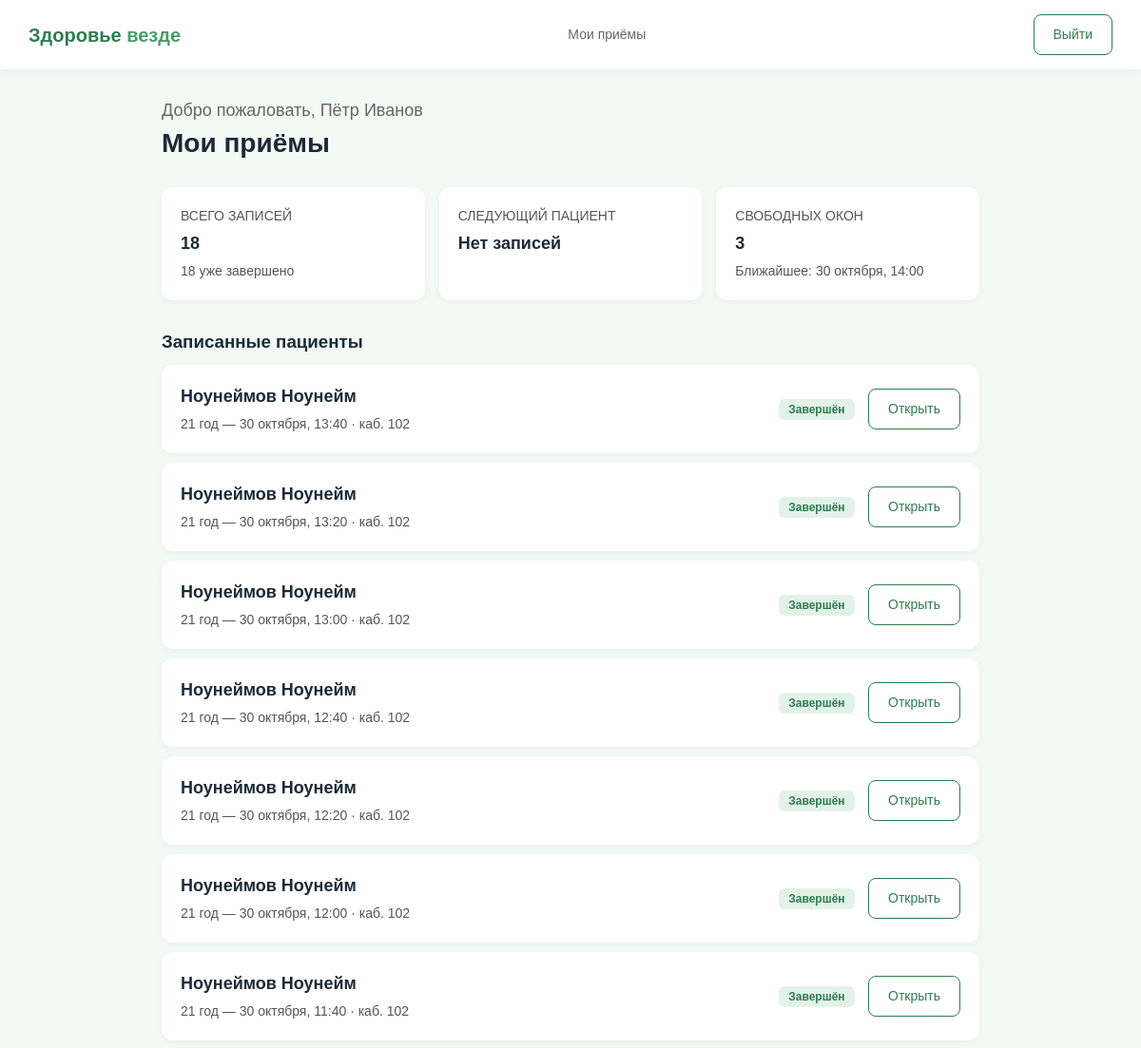
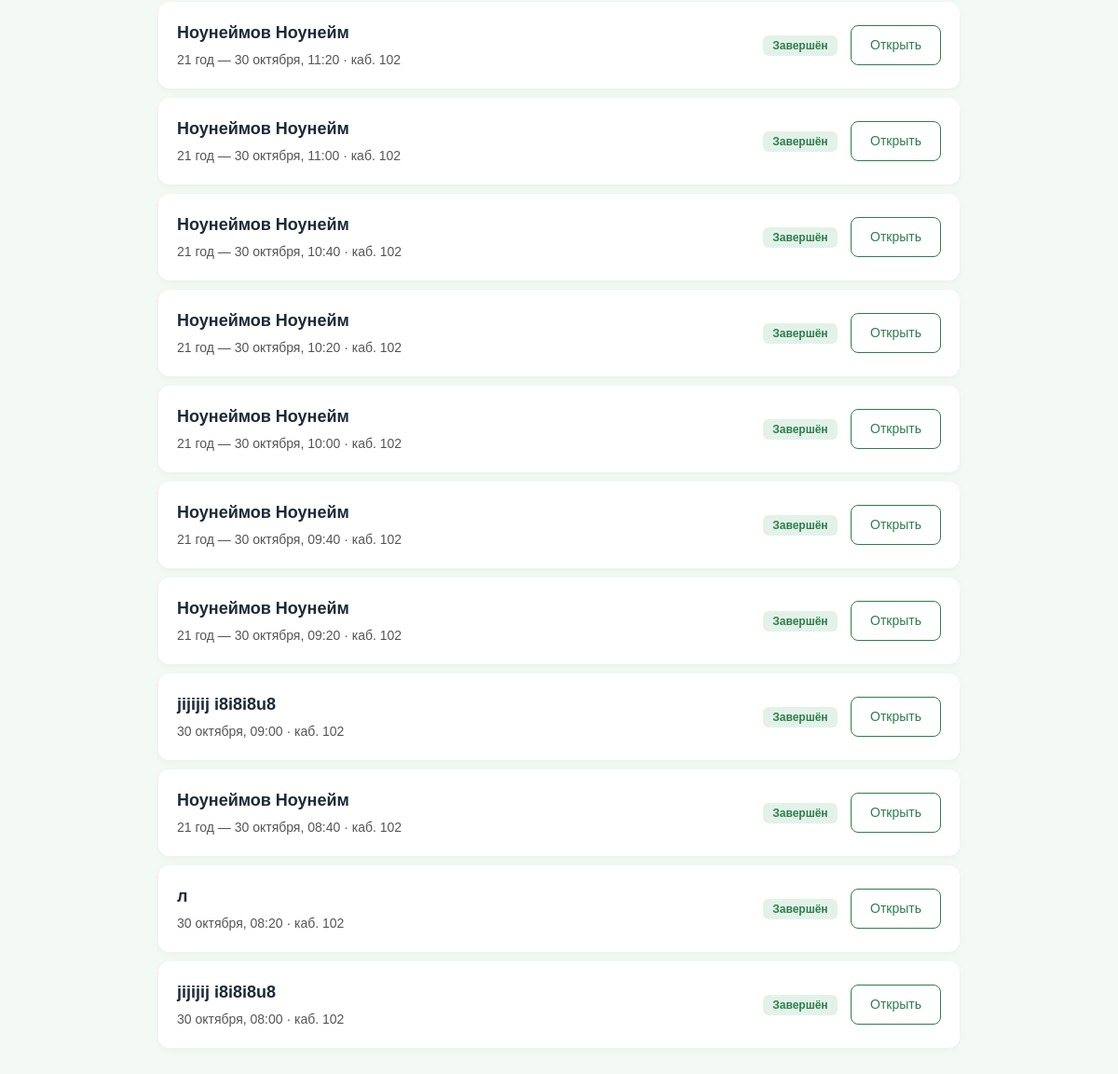
Screenshot of /doctor_dashboard (signed in) with the database file from the repository (2 pictures, top to bottom).
### tables this page shows
CREATE TABLE "records" (
	"ID"	INTEGER,
	"pat_id"	INTEGER,
	"doc_id"	INTEGER,
	"time_appointment"	TEXT,
	"office"	INTEGER,
	"med_center"	TEXT, status TEXT DEFAULT 'scheduled',
	PRIMARY KEY("ID" AUTOINCREMENT),
	FOREIGN KEY("doc_id") REFERENCES "doctors"("doc_id"),
	FOREIGN KEY("med_center") REFERENCES "med_center"("ID"),
	FOREIGN KEY("pat_id") REFERENCES "patients"("pat_id")
);

### app.py (the view)
@app.route('/doctor_dashboard')
def doctor_dashboard():
    if 'doc_id' not in session:
        return redirect(url_for('index'))
    return render_doctor('p-doc', done=request.args.get('done'))

### app.py (called while the page is built)
def date_label(date_str, with_weekday=True):
    d = database.parse_date(date_str)
    if not d:
        return date_str or ''
    text = f"{d.day} {MONTHS[d.month - 1]}"
    return f"{WEEKDAYS[d.weekday()]}, {text}" if with_weekday else text

def age_text(birth_date):
    d = database.parse_date(birth_date)
    if not d:
        return None
    today = date.today()
    n = today.year - d.year - ((today.month, today.day) < (d.month, d.day))
    if n % 10 == 1 and n % 100 != 11:
        word = 'год'
    elif 2 <= n % 10 <= 4 and not 12 <= n % 100 <= 14:
        word = 'года'
    else:
        word = 'лет'
    return f"{n} {word}"

def full_name(row, order=('last_name', 'first_name')):
    return ' '.join(row[k] for k in order if row[k])

### database.py (called while the page is built)
def get_connection():
    conn = sqlite3.connect(DB_NAME)
    conn.row_factory = sqlite3.Row
    return conn

def parse_date(date_str):
    try:
        return datetime.strptime(date_str.strip(), '%d.%m.%Y')
    except (AttributeError, ValueError):
        return None

def parse_dt(date_str, time_str=None):
    try:
        if time_str is None:
            return datetime.strptime(date_str.strip(), '%d.%m.%Y %H:%M')
        return datetime.strptime(f"{date_str.strip()} {time_str.strip()}", '%d.%m.%Y %H:%M')
    except (AttributeError, ValueError):
        return None

def get_free_slots(doc_id, date=None, only_future=True):
    conn = get_connection()
    cursor = conn.cursor()
    if date:
        cursor.execute('SELECT data, time, office FROM free_time WHERE doc_id = ? AND data = ?', (doc_id, date))
    else:
        cursor.execute('SELECT data, time, office FROM free_time WHERE doc_id = ?', (doc_id,))
    rows = cursor.fetchall()
    conn.close()
    now = datetime.now()
    slots = []
    for r in rows:
        dt = parse_dt(r['data'], r['time'])
        if dt is None or (only_future and dt < now):
            continue
        slots.append({'date': r['data'], 'time': r['time'], 'label': dt.strftime('%H:%M'),
                      'office': r['office'], 'dt': dt})
    slots.sort(key=lambda s: s['dt'])
    return slots

### templates/index.html (shortened to what this page needs)
<!DOCTYPE html>
<html lang="ru">
<head>
  <link rel="stylesheet" href="{{url_for('static', filename='style.css')}}">
</head>
<body>
  <header class="header">
    <div class="logo">Здоровье <span>везде</span></div>
    <nav class="nav nav-doctor">
      <label for="p-doc">Мои приёмы</label>
    </nav>
    <a href="/logout" class="btn-outline">Выйти</a>
  </header>
  <section class="screen s-doc">
    <div class="container">
      <h2>Добро пожаловать, {{ user_name if user_name else 'Врач' }}</h2>
      <p class="page-title">Мои приёмы</p>
      <div class="grid-3">
        <div class="card">
          <p class="label">Всего записей</p>
          <h4>{{ doc_total }}</h4>
          <p>{{ doc_finished }} уже завершено</p>
        </div>
        <div class="card">
          <p class="label">Следующий пациент</p>
          {% if next_patient %}
            <h4>{{ next_patient.name }}</h4>
            <p>Приём: {{ next_patient.when }}</p>
          {% else %}
            <h4>Нет записей</h4>
            <p>&nbsp;</p>
          {% endif %}
        </div>
        <div class="card">
          <p class="label">Свободных окон</p>
          <h4>{{ free_count }}</h4>
          <p>{% if nearest_slot %}Ближайшее: {{ nearest_slot }}{% else %}&nbsp;{% endif %}</p>
        </div>
      </div>
      <h3 class="mt-30">Записанные пациенты</h3>
      {% for rec in doc_records %}
      <div class="card row mt-10">
        <div>
          <h4>{{ rec.name }}</h4>
          <p>{% if rec.age %}{{ rec.age }} — {% endif %}{{ rec.when }}{% if rec.office %} · каб. {{ rec.office }}{% endif %}</p>
        </div>
        {% if rec.status == 'completed' %}
          <div>
            <span class="badge-green">Завершён</span>
            <a href="/doctor/patient/{{ rec.pat_id }}?record={{ rec.record_id }}" class="btn-outline" style="margin-left: 10px;">Открыть</a>
          </div>
        {% else %}
          <a href="/doctor/patient/{{ rec.pat_id }}?record={{ rec.record_id }}" class="btn-primary">Принять</a>
        {% endif %}
      </div>
      {% else %}
      <div class="card mt-10">
        <p style="color: #888;">Записей пока нет.</p>
      </div>
      {% endfor %}
    </div>
  </section>
</body>
</html>

### static/style.css (style rules this page uses)
* { box-sizing: border-box; margin: 0; padding: 0; }
body { font-family: Arial, sans-serif; background: #f3f9f5; color: #1c2a38; line-height: 1.5; }
.screen { display: none; }
#p-login:checked ~ .s-login, #p-register:checked ~ .s-register, #p-home:checked ~ .s-home, #p-book:checked ~ .s-book, #p-book-time:checked ~ .s-book-time, #p-book-doc:checked ~ .s-book-doc, #p-book-done:checked ~ .s-book-done, #p-card:checked ~ .s-card, #p-refs:checked ~ .s-refs, #p-recepts:checked ~ .s-recepts, #p-lab:checked ~ .s-lab, #p-doc:checked ~ .s-doc, #p-doc-patient:checked ~ .s-doc-patient { display: block; }
.nav-doctor { display: none; }
#p-doc:checked ~ .header .nav-doctor, #p-doc-patient:checked ~ .header .nav-doctor { display: flex; }
.header { display: flex; justify-content: space-between; align-items: center; background: white; padding: 15px 30px; box-shadow: 0 2px 10px rgba(0,0,0,.05); position: sticky; top: 0; z-index: 10; }
.logo { font-size: 20px; font-weight: bold; color: #2e7d4f; }
.logo span { color: #4c9a6a; }
.nav { display: flex; gap: 20px; }
.nav label { cursor: pointer; color: #666; font-size: 14px; }
.container { max-width: 900px; margin: 0 auto; padding: 30px 20px; }
h2 { font-size: 18px; font-weight: normal; color: #666; }
.page-title { font-size: 28px; font-weight: bold; margin-bottom: 25px; }
.card { background: white; border-radius: 12px; padding: 20px; box-shadow: 0 2px 8px rgba(0,0,0,.04); }
.label { font-size: 12px; color: #888; text-transform: uppercase; margin-bottom: 5px; }
.card h4 { font-size: 18px; margin-bottom: 5px; }
.card p { font-size: 14px; color: #555; }
.grid-3 { display: grid; grid-template-columns: repeat(auto-fit, minmax(180px, 1fr)); gap: 15px; }
.row { display: flex; justify-content: space-between; align-items: center; gap: 15px; flex-wrap: wrap; }
.mt-10 { margin-top: 10px; }
.mt-30 { margin-top: 30px; }
.btn-outline { display: inline-block; background: transparent; color: #2e7d4f; padding: 10px 20px; border-radius: 8px; border: 1px solid #2e7d4f; font-size: 14px; cursor: pointer; text-align: center; }
.badge-green { background: #e3f2e8; color: #2e7d4f; padding: 4px 10px; border-radius: 6px; font-size: 12px; font-weight: bold; }
a.btn-outline, a.btn-primary, a.filter { text-decoration: none; }

### rows the page displays
records: name "Ноунеймов Ноунейм", age "21 год", when "30 октября, 13:40", office "102"
records: name "Ноунеймов Ноунейм", age "21 год", when "30 октября, 13:20", office "102"
records: name "Ноунеймов Ноунейм", age "21 год", when "30 октября, 13:00", office "102"
records: name "Ноунеймов Ноунейм", age "21 год", when "30 октября, 12:40", office "102"
records: name "Ноунеймов Ноунейм", age "21 год", when "30 октября, 12:20", office "102"
records: name "Ноунеймов Ноунейм", age "21 год", when "30 октября, 12:00", office "102"
records: name "Ноунеймов Ноунейм", age "21 год", when "30 октября, 11:40", office "102"
records: name "Ноунеймов Ноунейм", age "21 год", when "30 октября, 11:20", office "102"
records: name "Ноунеймов Ноунейм", age "21 год", when "30 октября, 11:00", office "102"
records: name "Ноунеймов Ноунейм", age "21 год", when "30 октября, 10:40", office "102"
records: name "Ноунеймов Ноунейм", age "21 год", when "30 октября, 10:20", office "102"
records: name "Ноунеймов Ноунейм", age "21 год", when "30 октября, 10:00", office "102"
records: name "Ноунеймов Ноунейм", age "21 год", when "30 октября, 09:40", office "102"
records: name "Ноунеймов Ноунейм", age "21 год", when "30 октября, 09:20", office "102"
records: name "jijijij i8i8i8u8", when "30 октября, 09:00", office "102"
records: name "Ноунеймов Ноунейм", age "21 год", when "30 октября, 08:40", office "102"
records: name "л", when "30 октября, 08:20", office "102"
records: name "jijijij i8i8i8u8", when "30 октября, 08:00", office "102"

### other values shown
{{ user_name if user_name else 'Врач' }} "Пётр Иванов"
{{ doc_total }} "18"
{{ doc_finished }} "18"
{{ free_count }} "3"
{{ nearest_slot }} "30 октября, 14:00"
